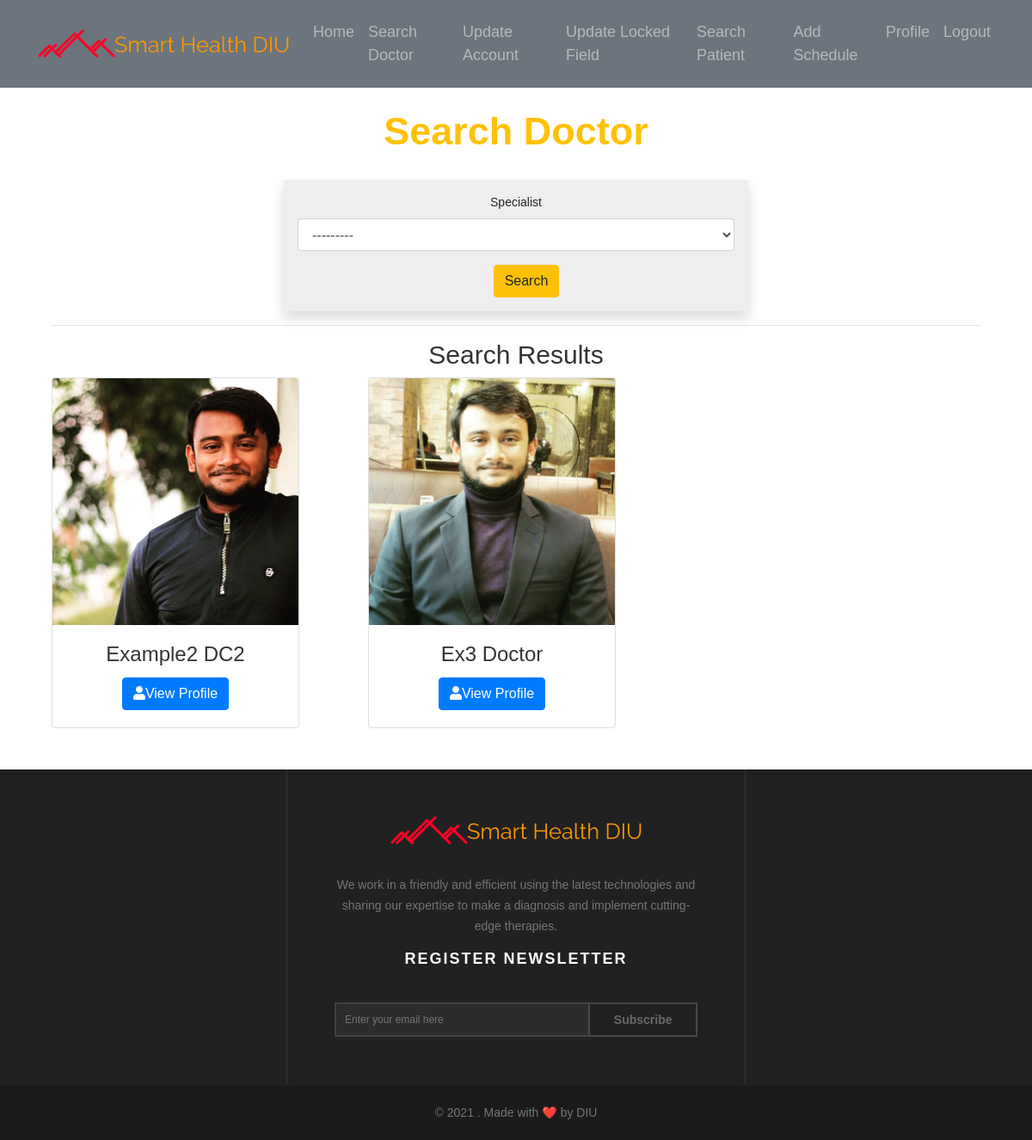
Screenshot of /search/ (signed in) with the database file from the repository.
### users/models.py (models this page shows, shortened)
class User(AbstractUser):
    USER_TYPE_CHOICES = (
        (1, 'admin'),
        (2, 'doctor'),
        (3, 'patients'),
        (4, 'doctor admin'),
        (5, 'patient admin'),
    )
    VERIFY_STATUS = (
        ('yes', 'yes'),
        ('no', 'no')
    )
    GENDER_CHOICES = (
        ('Male', 'Male'),
        ('Female', 'Female'),
    )
    BG_CHOICES = (
        ('O+', 'O+'),
        ('O-', 'O-'),
        ('A+', 'A+'),
        ('A-', 'A-'),
        ('B+', 'B+'),
        ('B-', 'B-'),
        ('AB+', 'AB+'),
        ('AB-', 'AB-'),
    )
    DESIGNATION_CHOICES = (
        ('Professor', 'Professor'),
	    ('Associate Professor', 'Associate Professor'),
	    ('Assistant Professor', 'Assistant Professor'),
        ('Consultant', 'Consultant'),
	    ('Registras', 'Registras'),
	    ('Assistant Registras', 'Assistant Registras'),
	    ('IMO', 'IMO'),
        ('EMO', 'EMO'),
        ('RMO', 'RMO'),
        ('HMO', 'HMO'),
        ('Other', 'Other')
    )
    username = None
    sn = models.CharField(verbose_name='Serial Number', max_length=12, unique=True, error_messages={'required': 'Your Name is Required'})
    pm_division = models.ForeignKey(Division, verbose_name='Division', related_name='pm_division', on_delete=models.DO_NOTHING, null=True, blank=True)
    pm_district = models.ForeignKey(District, verbose_name='District', related_name='pm_district', on_delete=models.DO_NOTHING, null=True, blank=True)
    pm_thana = models.ForeignKey(Thana, verbose_name='Thana', related_name='pm_thana', on_delete=models.DO_NOTHING, null=True, blank=True)
    ps_division = models.ForeignKey(Division, verbose_name='Division', related_name='ps_division', on_delete=models.DO_NOTHING, null=True, blank=True)
    ps_district = models.ForeignKey(District, verbose_name='District', related_name='ps_district', on_delete=models.DO_NOTHING, null=True, blank=True)
    ps_thana = models.ForeignKey(Thana, verbose_name='Thana', related_name='ps_thana', on_delete=models.DO_NOTHING, null=True, blank=True)
    pm_village = models.CharField(verbose_name='Village',max_length=50, null=True, blank=True)
    ps_village = models.CharField(verbose_name='Village',max_length=50, null=True, blank=True)
    pm_union = models.CharField(verbose_name='Union',max_length=50, null=True, blank=True)
    ps_union = models.CharField(verbose_name='Union',max_length=50, null=True, blank=True)
    pm_ward = models.CharField(verbose_name='Ward',max_length=50, null=True, blank=True)
    ps_ward = models.CharField(verbose_name='Ward',max_length=50, null=True, blank=True)
    birthday = models.DateField(null=True, blank=True)
    image = models.ImageField(default='default.jpg', upload_to='users', null=True, blank=True)
    verified = models.CharField(max_length=10, choices=VERIFY_STATUS, null=True, default='no')
    user_type = models.PositiveIntegerField(choices=USER_TYPE_CHOICES, default=3, blank=True, null=True)
    mobile = models.CharField(verbose_name='Mobile Number', max_length=11, blank=True)
    payment = models.CharField(verbose_name='Payment Number', max_length=11, null=True, blank=True)
    nid = models.CharField(verbose_name='National ID', max_length=10, unique=True, blank=True, null=True)
    bma = models.CharField(verbose_name='BMA Code', max_length=20, unique=True, blank=True, null=True)
    institute = models.CharField(verbose_name='Institute', max_length=100, blank=True, null=True)
    designation = models.CharField(verbose_name='Designation', max_length=50, choices=DESIGNATION_CHOICES, blank=True, null=True)
    specialist = models.ForeignKey(Speciality, verbose_name='Specialist', blank=True, null=True, on_delete=models.CASCADE)
    father_name = models.CharField(verbose_name='Father\'s name', max_length=25, null=True, blank=True)
    mother_name = models.CharField(verbose_name='Mother\'s name', max_length=25, null=True, blank=True)
    father_mobile = models.CharField(verbose_name='Father\'s Mobile', max_length=11, null=True, blank=True)
    mother_mobile = models.CharField(verbose_name='Mother\'s Mobile', max_length=11, null=True, blank=True)
    bg = models.CharField(verbose_name='Blood Group', max_length=11, choices=BG_CHOICES, null=True, blank=True)
    gender = models.CharField(verbose_name='Select Gender', max_length=11, choices=GENDER_CHOICES, null=True, blank=True)
    USERNAME_FIELD = 'sn'

### users/views.py (the view)
# urls.py: path('search/', search, name='search'),
@login_required
def search(request):
    doctor = User.objects.filter(user_type='2')
    docFilter = DoctorFilter(request.GET, queryset=doctor)
    doctor = docFilter.qs
    ctx = {
        'doctor' : doctor,
        'docFilter': docFilter
        }
    return render(request, 'users/dashboard/search.html', context=ctx)

### users/models.py (called while the page is built)
    def __str__(self):
        return self.name

### users/templates/users/dashboard/search.html
{% extends 'users/dashboard/base.html' %}
{% load crispy_forms_tags %}
{% block content %}
    <div class="mx-auto my-4" style="width:90%">
        <h2 class="text-center text-warning">Search Doctor</h2>
        <br>
            <form action="" method="get" class="w-50 mx-auto text-center p-3 shadow mb-2" style="background-color: #eee;">
                {{ docFilter.form|crispy }}
                <button type="submit" class="btn btn-warning ml-4">Search</button>
            </form>
        <hr>
        <h3 class="text-center text-priamry">Search Results</h3>
        <div class="row">
        {% for doc in doctor %}
            {% if request.user.id != doc.id %}
            <div class="col-md-4">
                <div class="row">
                    <div class="col-md-4 mb-4">
                        <div class="card card-shadow text-center" style="width: 18rem;">
                            <img style="height: 287px;" class="card-img-top" src="{{ doc.image.url }}" alt="Card image cap">
                            <div class="card-body">
                            <h4 class="card-title">{{ doc.first_name }} {{ doc.last_name }}</h4>
                            <a href="{% url 'doctor-view' doc.id %}" class="btn btn-primary"><i class="fas fa-user"></i>View Profile</a>
                            </div>
                        </div>
                    </div>
                </div>
            </div>
            {% endif %}
        {% endfor %}
        </div>
    </div>
    {% endblock content %}

### users/static/dc/css/style.css (style rules this page uses)
* { margin: 0px; padding: 0px; }
body { background: #FFF; height: 100%; width: 100%; font-weight: normal; margin: 0px; padding: 0px; height: 100%; min-height: 100%; position: relative; font-size: 14px; font-family: 'Raleway', sans-serif; }
h1, h2, h3, h4, h5, h6 { font-weight: normal; color: #333333; }
h2 { font-size: 45px; font-weight: bold; }
h3 { font-size: 30px; }
h4 { font-size: 24px; }
a { -webkit-transition: all 0.4s ease-in-out; -moz-transition: all 0.4s ease-in-out; -o-transition: all 0.4s ease-in-out; -ms-transition: all 0.4s ease-in-out; transition: all 0.4s ease-in-out; text-decoration: none !important; }
img { -webkit-transition: 0.4s ease-in-out; -moz-transition: 0.4s ease-in-out; -ms-transition: 0.4s ease-in-out; -o-transition: 0.4s ease-in-out; transition: 0.4s ease-in-out; display: inline-block !important; }
a { text-decoration: none; color: #757575; }

### rows the page displays
User: image (picture), first_name "Example2", last_name "DC2"
User: image (picture), first_name "Ex3", last_name "Doctor"
